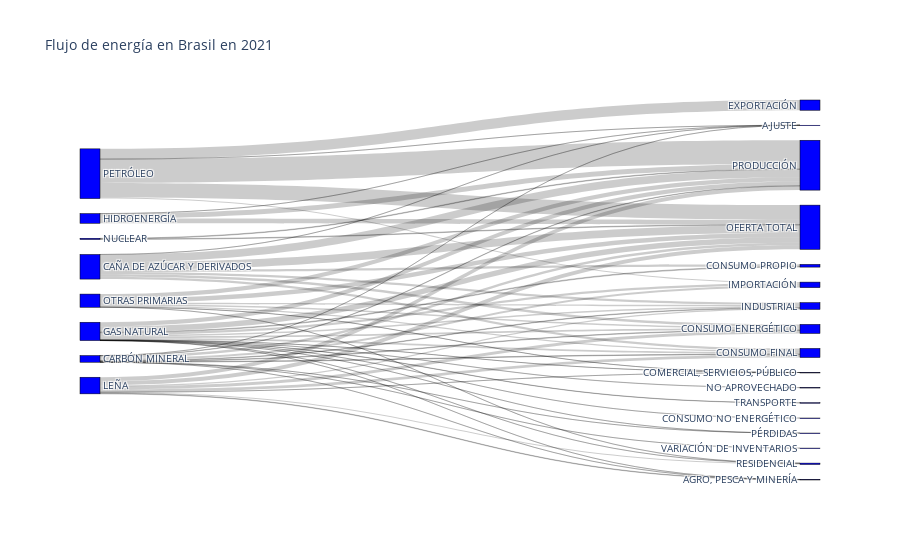

The notebook cell saved with this chart:
### Code cell
import plotly.graph_objects as go
import numpy as np

# Fuentes de energía (columnas "O.T. ...")
fuentes = ["PETRÓLEO", "GAS NATURAL", 
           "CARBÓN MINERAL", "HIDROENERGÍA", "NUCLEAR",
           "OTRAS PRIMARIAS", "LEÑA", "CAÑA DE AZÚCAR Y DERIVADOS"]

# Sectores de consumo (valores únicos en la columna "Consumo Final")
sectores = df_matriz["Consumo Final"].unique()

# Crear listas para guardar los datos del diagrama de Sankey
labels = list(fuentes) + list(sectores)  # las etiquetas son las fuentes y los sectores
source = []  # índices de las fuentes
target = []  # índices de los destinos
value = []  # valores de los flujos

# Llenar las listas source, target y value
for i, fuente in enumerate(fuentes):
    for j, sector in enumerate(sectores):
        valor = df_matriz.loc[df_matriz["Consumo Final"] == sector, fuente].values
        if valor.size > 0 and not np.isnan(valor[0]):  # ignorar los valores NaN
            source.append(i)
            target.append(len(fuentes) + j)  # los índices de los destinos empiezan después de los índices de las fuentes
            value.append(valor[0])

# Crear el diagrama de Sankey
fig = go.Figure(data=[go.Sankey(
    node = dict(
        pad = 15,
        thickness = 20,
        line = dict(color = "black", width = 0.5),
        label = labels,
        color = "blue"
    ),
    link = dict(
        source = source,
        target = target,
        value = value
    )
)])

fig.update_layout(title_text="Flujo de energía en Brasil en 2021", font_size=10)
fig.show()

### Figure 1 — Plotly figure (JSON) as saved in the notebook; plotly's stock layout.template omitted (floating-point values rounded to 4 significant figures)
{"data": [{"link": {"source": [0, 0, 0, 0, 0, 0, 0, 0, 0, 1, 1, 1, 1, 1, 1, 1, 1, 1, 1, 1, 1, 1, 1, 1, 1, 1, 1, 1, 1, 2, 2, 2, 2, 2, 2, 2, 2, 2, 2, 2, 2, 2, 2, 3, 3, 3, 3, 3, 3, 4, 4, 4, 4, 5, 5, 5, 5, 5, 5, 5, 5, 5, 5, 5, 5, 5, 6, 6, 6, 6, 6, 6, 6, 6, 6, 6, 6, 6, 7, 7, 7, 7, 7, 7, 7, 7, 7, 7], "target": [9, 10, 11, 12, 14, 15, 22, 23, 26, 9, 10, 12, 13, 14, 16, 17, 18, 23, 24, 25, 26, 27, 28, 29, 30, 31, 33, 34, 35, 9, 10, 12, 14, 16, 17, 20, 23, 25, 26, 28, 31, 33, 35, 9, 14, 16, 17, 23, 26, 9, 14, 16, 23, 9, 14, 16, 17, 21, 22, 23, 26, 28, 29, 30, 33, 35, 9, 14, 16, 17, 19, 23, 28, 29, 30, 31, 33, 35, 9, 14, 17, 21, 23, 24, 26, 28, 33, 35], "value": [152700.0, 7359.0, 65720.0, -1008.0, 93340.0, -92550.0, -734.5, -93290.0, 54.58, 26370.0, 14800.0, -3599.0, 1218.0, 36350.0, -13220.0, -4266.0, -2584.0, -20070.0, 4706.0, 241.5, -55.21, 1903.0, 8418.0, 455.0, 136.8, 261.1, 11170.0, 215.9, 11390.0, 2633.0, 13220.0, 67.82, 15920.0, -4190.0, -215.8, -7850.0, -12260.0, 17.9, 0.4933, 3497.0, 146.1, 3644.0, 3644.0, 31130.0, 31130.0, -29750.0, -1373.0, -31130.0, 4.039e-12, 3836.0, 3836.0, -3836.0, -3836.0, 28040.0, 28040.0, -7138.0, -5688.0, -158.6, -5590.0, -18580.0, -0.0466, 8568.0, 716.9, 176.9, 9462.0, 9462.0, 26020.0, 26020.0, -56.11, -373.4, -7346.0, -7776.0, 7588.0, 7422.0, 81.99, 3150.0, 18240.0, 18240.0, 49470.0, 49470.0, -5783.0, -15380.0, -21160.0, 12890.0, 2.02e-12, 15420.0, 15420.0, 15420.0]}, "node": {"color": "blue", "label": ["PETRÓLEO", "GAS NATURAL", "CARBÓN MINERAL", "HIDROENERGÍA", "NUCLEAR", "OTRAS PRIMARIAS", "LEÑA", "CAÑA DE AZÚCAR Y DERIVADOS", null, "PRODUCCIÓN", "IMPORTACIÓN", "EXPORTACIÓN", "VARIACIÓN DE INVENTARIOS", "NO APROVECHADO", "OFERTA TOTAL", "REFINERÍAS", "CENTRALES ELÉCTRICAS", "AUTOPRODUCTORES", "CENTROS DE GAS", "CARBONERA", "COQUERÍA Y ALTOS HORNOS", "DESTILERÍA", "OTROS CENTROS ", "TOTAL TRANSFORMACIÓN", "CONSUMO PROPIO", "PÉRDIDAS", "AJUSTE", "TRANSPORTE", "INDUSTRIAL", "RESIDENCIAL", "COMERCIAL, SERVICIOS, PÚBLICO", "AGRO, PESCA Y MINERÍA", "CONSTRUCCIÓN Y OTROS", "CONSUMO ENERGÉTICO", "CONSUMO NO ENERGÉTICO", "CONSUMO FINAL"], "line": {"color": "black", "width": 0.5}, "pad": 15, "thickness": 20}, "type": "sankey"}], "layout": {"font": {"size": 10}, "title": {"text": "Flujo de energía en Brasil en 2021"}}}
